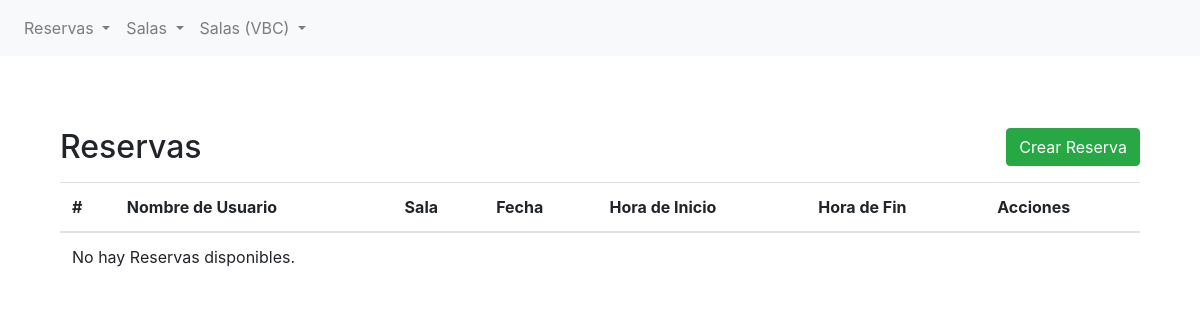
The page /list/ on the database as committed earlier.
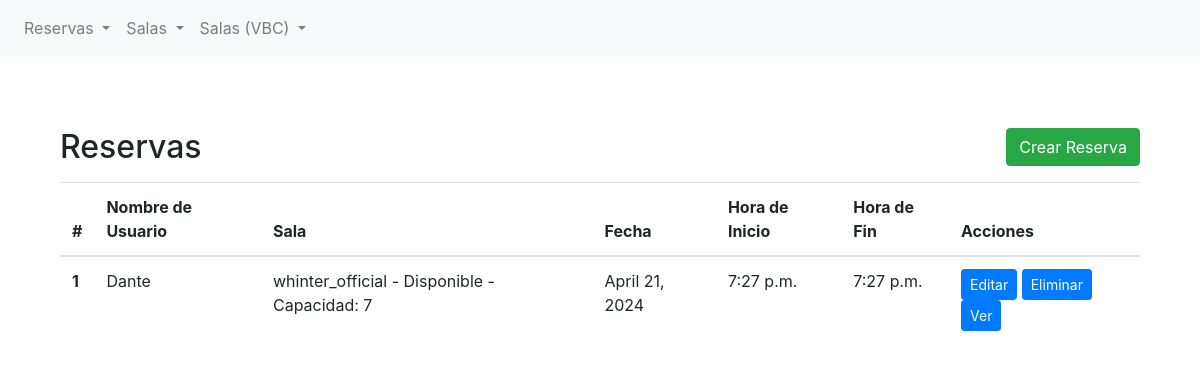
The same page on the database as committed later.
### bookings/models.py (models this page shows, shortened)
class Reserva(models.Model):
    nombre_de_usuario = models.CharField(max_length=50)
    sala = models.ForeignKey(Sala, on_delete=models.CASCADE, related_name="reservas")
    fecha = models.DateField(default=timezone.now)
    hora_inicio = models.TimeField(default=timezone.now)
    hora_fin = models.TimeField(default=timezone.now)
    descripcion = models.TextField(blank=True, null=True)

class Sala(models.Model):
    nombre = models.CharField(max_length=100)
    disponible = models.BooleanField(default=True)
    capacidad = models.IntegerField()
    descripcion = models.TextField(blank=True, null=True)
    def __str__(self):
        return f"{self.nombre} - {'Disponible' if self.disponible else 'No Disponible'} - Capacidad: {self.capacidad}"

### bookings/views.py (the view)
# urls.py: path("list/", list_view, name="bookings-list"),
def list_view(request):
    reservas = Reserva.objects.all()
    contexto_dict = {"todas_las_reservas": reservas}
    return render(request, "bookings/list.html", contexto_dict)

### bookings/templates/bookings/list.html (shortened to what this page needs)
{% extends 'bookings/base.html' %}
{% block content %}
<section class="py-5">
    <div class="container">
        <div class="d-flex justify-content-between align-items-center mb-3">
            <h2 class="mb-0">Reservas</h2>
            <a href="{% url 'yyy' %}" class="btn btn-success">Crear Reserva</a>
        </div>
        <table class="table">
            <thead>
                <tr>
                    <th scope="col">#</th>
                    <th scope="col">Nombre de Usuario</th>
                    <th scope="col">Sala</th>
                    <th scope="col">Fecha</th>
                    <th scope="col">Hora de Inicio</th>
                    <th scope="col">Hora de Fin</th>
                    <th scope="col">Acciones</th>
                </tr>
            </thead>
            <tbody>
                {% if todas_las_reservas %}
                {% for reserva in todas_las_reservas %}
                <tr>
                    <th scope="row">{{ forloop.counter }}</th>
                    <td>{{ reserva.nombre_de_usuario }}</td>
                    <td>{{ reserva.sala }}</td>
                    <td>{{ reserva.fecha }}</td>
                    <td>{{ reserva.hora_inicio }}</td>
                    <td>{{ reserva.hora_fin }}</td>
                    <td>
                        <a href="/bookings/detail/{{ reserva.id }}" class="btn btn-primary btn-sm">Editar</a>
                        <a href="/bookings/detail/{{ reserva.id }}" class="btn btn-primary btn-sm">Eliminar</a>
                        <a href="/bookings/detail/{{ reserva.id }}" class="btn btn-primary btn-sm">Ver</a>
                    </td>
                </tr>
                {% endfor %}
                {% else %}
                <tr>
                    <td colspan="7">No hay Reservas disponibles.</td>
                </tr>
                {% endif %}
            </tbody>
        </table>
    </div>
</section>
{% endblock %}

### bookings/templates/bookings/base.html (shortened to what this page needs)
{% load static %}
<!DOCTYPE html>
<html lang="en">
<head>
    <link rel="stylesheet" href="{% static 'bookings/css/bootstrap.css' %}">
</head>
<body>
    <nav class="navbar navbar-expand-lg navbar-light bg-light">
        <div class="collapse navbar-collapse" id="navbarNav">
            <ul class="navbar-nav">
                <li class="nav-item dropdown">
                    <a class="nav-link dropdown-toggle" href="#" id="navbarDropdownMenuLinkReserva" role="button" data-toggle="dropdown" aria-haspopup="true" aria-expanded="false">
                        Reservas
                    </a>
                </li>
                <li class="nav-item dropdown">
                    <a class="nav-link dropdown-toggle" href="#" id="navbarDropdownMenuLinkSala" role="button" data-toggle="dropdown" aria-haspopup="true" aria-expanded="false">
                        Salas
                    </a>
                </li>
                <li class="nav-item dropdown">
                    <a class="nav-link dropdown-toggle" href="#" id="navbarDropdownMenuLinkSala" role="button" data-toggle="dropdown" aria-haspopup="true" aria-expanded="false">
                        Salas (VBC)
                    </a>
                </li>
            </ul>
        </div>
    </nav>
    <div class="container mt-4">
        {% block content %}{% endblock content %}
    </div>
</body>
</html>

Rows that differ between the two databases and show on the page:
added Reserva: nombre_de_usuario "Dante", sala "whinter_official - Disponible - Capacidad: 7", fecha "April 21, 2024", hora_inicio "7:27 p.m.", hora_fin "7:27 p.m."
Other text that changed with them:
text no longer shown: "No hay Reservas disponibles."
